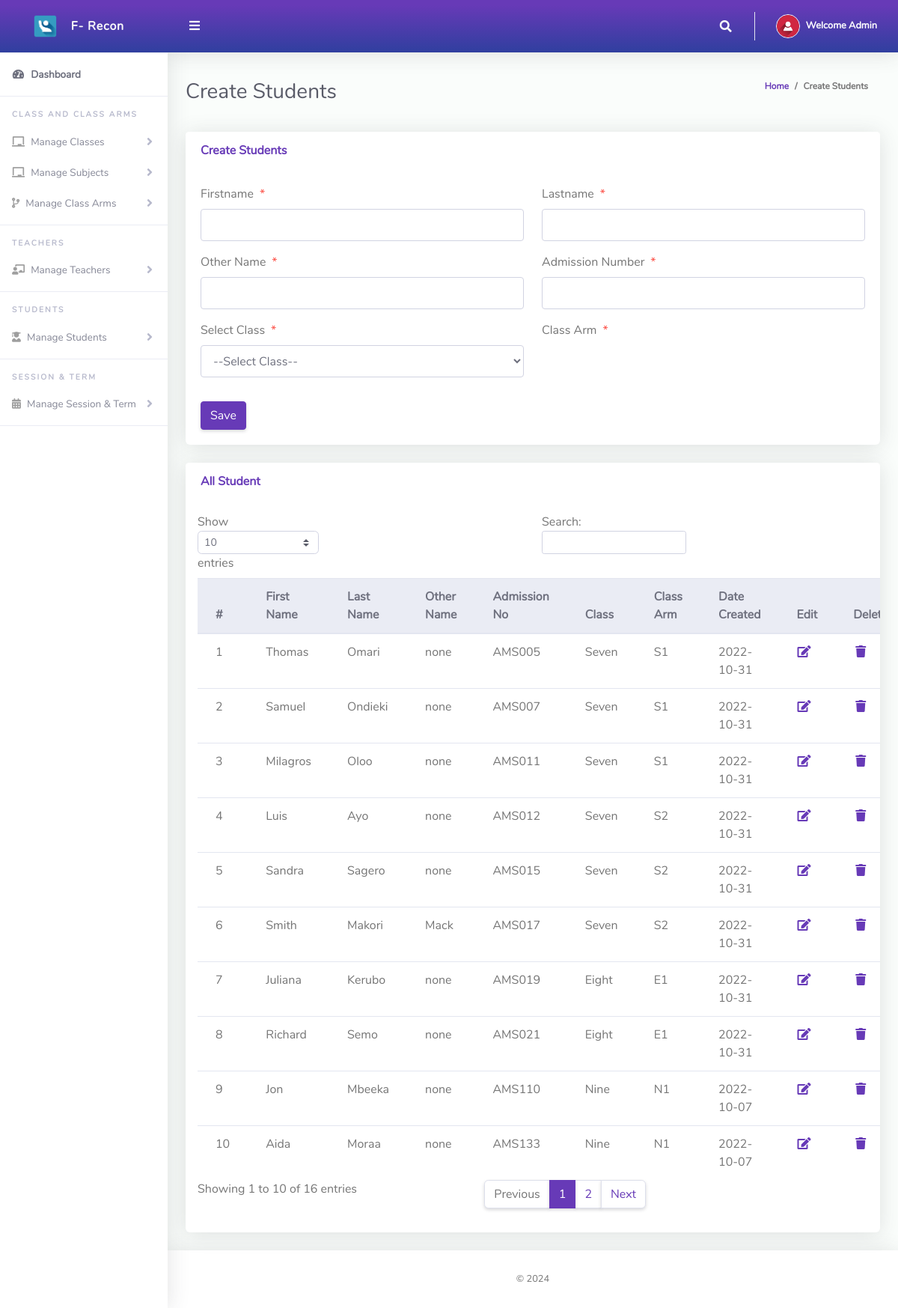
/Student-Attendance/Admin/createStudents.php (signed in), run on the app's committed database.
### tables this page shows
CREATE TABLE `tblstudents` (
  `Id` int(10) NOT NULL,
  `firstName` varchar(255) NOT NULL,
  `lastName` varchar(255) NOT NULL,
  `otherName` varchar(255) NOT NULL,
  `admissionNumber` varchar(255) NOT NULL,
  `password` varchar(50) NOT NULL,
  `classId` varchar(10) NOT NULL,
  `classArmId` varchar(10) NOT NULL,
  `dateCreated` varchar(50) NOT NULL
);

CREATE TABLE `tblclass` (
  `Id` int(10) NOT NULL,
  `className` varchar(255) NOT NULL
);

CREATE TABLE `tblclassarms` (
  `Id` int(10) NOT NULL,
  `classId` varchar(10) NOT NULL,
  `classArmName` varchar(255) NOT NULL,
  `isAssigned` varchar(10) NOT NULL
);

### Student-Attendance/Admin/createStudents.php (the view, shortened to what this page needs)
<?php
include '../Includes/dbcon.php';
?>
<!DOCTYPE html>
<html lang="en">
<head>
  <link href="../vendor/fontawesome-free/css/all.min.css" rel="stylesheet" type="text/css">
  <link href="../vendor/bootstrap/css/bootstrap.min.css" rel="stylesheet" type="text/css">
  <link href="css/ruang-admin.min.css" rel="stylesheet">
</head>
<body id="page-top">
  <div id="wrapper">
      <?php include "Includes/sidebar.php";?>
    <div id="content-wrapper" class="d-flex flex-column">
      <div id="content">
       <?php include "Includes/topbar.php";?>
        <div class="container-fluid" id="container-wrapper">
          <div class="d-sm-flex align-items-center justify-content-between mb-4">
            <h1 class="h3 mb-0 text-gray-800">Create Students</h1>
            <ol class="breadcrumb">
              <li class="breadcrumb-item"><a href="./">Home</a></li>
              <li class="breadcrumb-item active" aria-current="page">Create Students</li>
            </ol>
          </div>
          <div class="row">
            <div class="col-lg-12">
              <div class="card mb-4">
                <div class="card-header py-3 d-flex flex-row align-items-center justify-content-between">
                  <h6 class="m-0 font-weight-bold text-primary">Create Students</h6>
                </div>
                <div class="card-body">
                  <form method="post">
                   <div class="form-group row mb-3">
                        <div class="col-xl-6">
                        <label class="form-control-label">Firstname<span class="text-danger ml-2">*</span></label>
                        <input type="text" class="form-control" name="firstName" value="<?php echo $row['firstName'];?>" id="exampleInputFirstName" >
                        </div>
                        <div class="col-xl-6">
                        <label class="form-control-label">Lastname<span class="text-danger ml-2">*</span></label>
                      <input type="text" class="form-control" name="lastName" value="<?php echo $row['lastName'];?>" id="exampleInputFirstName" >
                        </div>
                    </div>
                     <div class="form-group row mb-3">
                        <div class="col-xl-6">
                        <label class="form-control-label">Other Name<span class="text-danger ml-2">*</span></label>
                        <input type="text" class="form-control" name="otherName" value="<?php echo $row['otherName'];?>" id="exampleInputFirstName" >
                        </div>
                        <div class="col-xl-6">
                        <label class="form-control-label">Admission Number<span class="text-danger ml-2">*</span></label>
                      <input type="text" class="form-control" required name="admissionNumber" value="<?php echo $row['admissionNumber'];?>" id="exampleInputFirstName" >
                        </div>
                    </div>
                    <div class="form-group row mb-3">
                        <div class="col-xl-6">
                        <label class="form-control-label">Select Class<span class="text-danger ml-2">*</span></label>
                         <?php
                        $qry= "SELECT * FROM tblclass ORDER BY className ASC";
                        $result = $conn->query($qry);
                        $num = $result->num_rows;
                        if ($num > 0){
                          echo ' <select required name="classId" onchange="classArmDropdown(this.value)" class="form-control mb-3">';
                          echo'<option value="">--Select Class--</option>';
                                  echo '</select>';
                              }
                            ?>
                        </div>
                        <div class="col-xl-6">
                        <label class="form-control-label">Class Arm<span class="text-danger ml-2">*</span></label>
                        </div>
                    </div>
                      <?php
                    if (isset($Id))
                    {
                    ?>
                    <button type="submit" name="update" class="btn btn-warning">Update</button>
                    &nbsp;&nbsp;&nbsp;&nbsp;&nbsp;&nbsp;&nbsp;&nbsp;&nbsp;&nbsp;
                    <?php
                    } else {
                    ?>
                    <button type="submit" name="save" class="btn btn-primary">Save</button>
                    <?php
                    }
                    ?>
                  </form>
                </div>
              </div>
                 <div class="row">
              <div class="col-lg-12">
              <div class="card mb-4">
                <div class="card-header py-3 d-flex flex-row align-items-center justify-content-between">
                  <h6 class="m-0 font-weight-bold text-primary">All Student</h6>
                </div>
                <div class="table-responsive p-3">
                  <table class="table align-items-center table-flush table-hover" id="dataTableHover">
                    <thead class="thead-light">
                      <tr>
                        <th>#</th>
                        <th>First Name</th>
                        <th>Last Name</th>
                        <th>Other Name</th>
                        <th>Admission No</th>
                        <th>Class</th>
                        <th>Class Arm</th>
                        <th>Date Created</th>
                         <th>Edit</th>
                        <th>Delete</th>
                      </tr>
                    </thead>
                    <tbody>
                  <?php
                      $query = "SELECT tblstudents.Id,tblclass.className,tblclassarms.classArmName,tblclassarms.Id AS classArmId,tblstudents.firstName,
                      tblstudents.lastName,tblstudents.otherName,tblstudents.admissionNumber,tblstudents.dateCreated
                      FROM tblstudents
                      INNER JOIN tblclass ON tblclass.Id = tblstudents.classId
                      INNER JOIN tblclassarms ON tblclassarms.Id = tblstudents.classArmId";
                      $rs = $conn->query($query);
                      $num = $rs->num_rows;
                      $sn=0;
                      if($num > 0)
                      {
                        while ($rows = $rs->fetch_assoc())
                          {
                             $sn = $sn + 1;
                            echo"
                              <tr>
                                <td>".$sn."</td>
                                <td>".$rows['firstName']."</td>
                                <td>".$rows['lastName']."</td>
                                <td>".$rows['otherName']."</td>
                                <td>".$rows['admissionNumber']."</td>
                                <td>".$rows['className']."</td>
                                <td>".$rows['classArmName']."</td>
                                 <td>".$rows['dateCreated']."</td>
                                <td><a href='?action=edit&Id=".$rows['Id']."'><i class='fas fa-fw fa-edit'></i></a></td>
                                <td><a href='?action=delete&Id=".$rows['Id']."'><i class='fas fa-fw fa-trash'></i></a></td>
                              </tr>";
                          }
                      }
                      else
                      {
                           echo
                           "<div class='alert alert-danger' role='alert'>
                            No Record Found!
                            </div>";
                      }
                      ?>
                    </tbody>
                  </table>
                </div>
              </div>
            </div>
            </div>
          </div>
        </div>
      </div>
       <?php include "Includes/footer.php";?>
    </div>
  </div>
</body>
</html>

### Student-Attendance/Admin/Includes/topbar.php (shortened to what this page needs)
<?php
  $query = "SELECT * FROM tbladmin WHERE Id = ".$_SESSION['userId']."";
  $rs = $conn->query($query);
  $rows = $rs->fetch_assoc();
  $fullName = $rows['firstName']." ".$rows['lastName'];
?>
<nav class="navbar navbar-expand navbar-light bg-gradient-primary topbar mb-4 static-top">
          <button id="sidebarToggleTop" class="btn btn-link rounded-circle mr-3">
            <i class="fa fa-bars"></i>
          </button>
          <ul class="navbar-nav ml-auto">
            <li class="nav-item dropdown no-arrow">
              <a class="nav-link dropdown-toggle" href="#" id="searchDropdown" role="button" data-toggle="dropdown"
                aria-haspopup="true" aria-expanded="false">
                <i class="fas fa-search fa-fw"></i>
              </a>
            </li>
            <li class="nav-item dropdown no-arrow">
              <a class="nav-link dropdown-toggle" href="#" id="userDropdown" role="button" data-toggle="dropdown"
                aria-haspopup="true" aria-expanded="false">
                <img class="img-profile rounded-circle" src="img/user-icn.png" style="max-width: 60px">
                <span class="ml-2 d-none d-lg-inline text-white small"><b>Welcome <?php echo $fullName;?></b></span>
              </a>
            </li>
          </ul>
        </nav>

### data on the page
tblstudents: firstName "Thomas", lastName "Omari", otherName "none", admissionNumber "AMS005", classId.className "Seven", classArmId.classArmName "S1", dateCreated "2022-10-31"
tblstudents: firstName "Samuel", lastName "Ondieki", otherName "none", admissionNumber "AMS007", classId.className "Seven", classArmId.classArmName "S1", dateCreated "2022-10-31"
tblstudents: firstName "Milagros", lastName "Oloo", otherName "none", admissionNumber "AMS011", classId.className "Seven", classArmId.classArmName "S1", dateCreated "2022-10-31"
tblstudents: firstName "Luis", lastName "Ayo", otherName "none", admissionNumber "AMS012", classId.className "Seven", classArmId.classArmName "S2", dateCreated "2022-10-31"
tblstudents: firstName "Sandra", lastName "Sagero", otherName "none", admissionNumber "AMS015", classId.className "Seven", classArmId.classArmName "S2", dateCreated "2022-10-31"
tblstudents: firstName "Smith", lastName "Makori", otherName "Mack", admissionNumber "AMS017", classId.className "Seven", classArmId.classArmName "S2", dateCreated "2022-10-31"
tblstudents: firstName "Juliana", lastName "Kerubo", otherName "none", admissionNumber "AMS019", classId.className "Eight", classArmId.classArmName "E1", dateCreated "2022-10-31"
tblstudents: firstName "Richard", lastName "Semo", otherName "none", admissionNumber "AMS021", classId.className "Eight", classArmId.classArmName "E1", dateCreated "2022-10-31"
tblstudents: firstName "Jon", lastName "Mbeeka", otherName "none", admissionNumber "AMS110", classId.className "Nine", classArmId.classArmName "N1", dateCreated "2022-10-07"
tblstudents: firstName "Aida", lastName "Moraa", otherName "none", admissionNumber "AMS133", classId.className "Nine", classArmId.classArmName "N1", dateCreated "2022-10-07"

### other printed values
$fullName "Admin"
